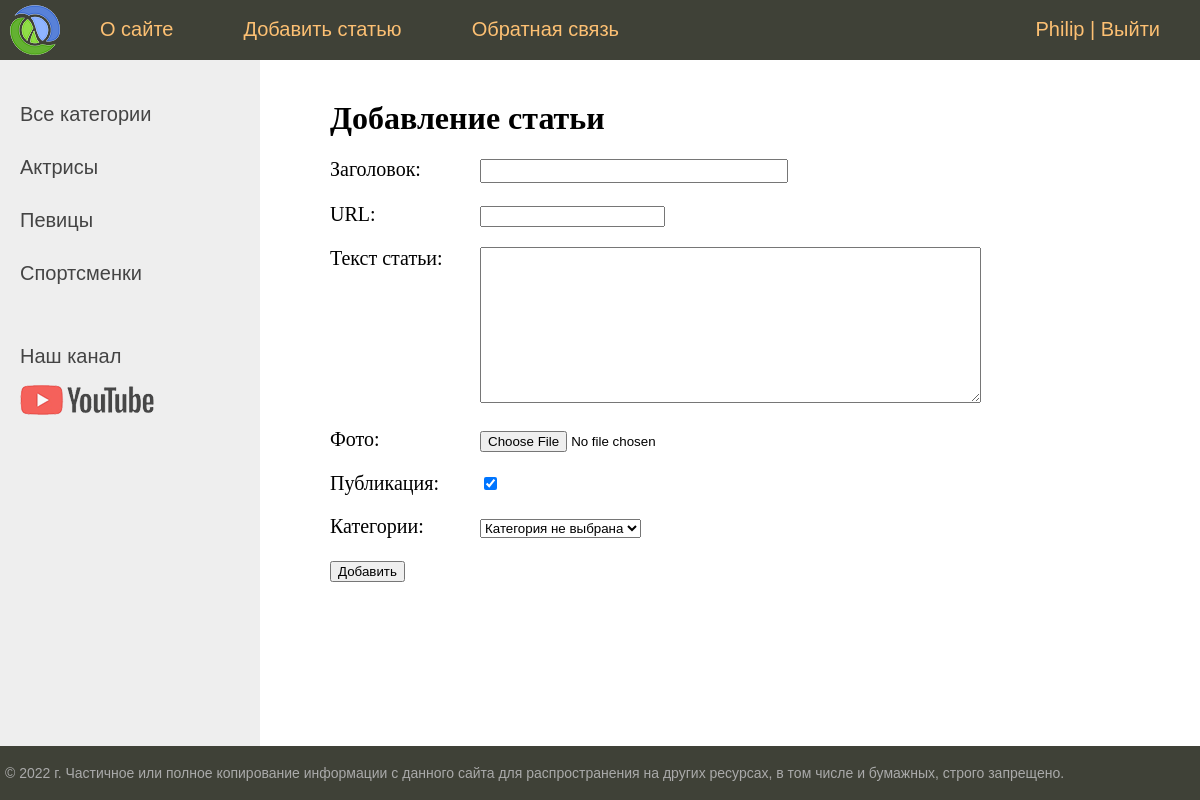
The page /women/addpage/ (signed in) on the database its author committed.
### women/models.py (models this page shows)
class Category(models.Model):
    name = models.CharField(max_length=100, db_index=True, verbose_name="Категория")   # 'verbose_name' for view in the admin panel
    slug = models.SlugField(max_length=255, unique=True, db_index=True, verbose_name="URL")
    def __str__(self):
        return self.name
    def get_absolute_url(self):
        return reverse('category', kwargs={'cat_slug': self.slug})   # функция reverse составляет url change slug = id, slug = pk
    class Meta:
        verbose_name = 'Категории' # название в админ панели
        verbose_name_plural = "Категории"  # множ. число
        ordering = ['id']

### women/views.py (the view)
# urls.py: path('addpage/', AddPage.as_view(), name='add_page'),
class AddPage(LoginRequiredMixin, DataMixin, CreateView):   # 'LoginRequiredMixin' working only with classes. For using in function DEF:
    form_class = AddPostForm
    template_name = 'women/addpage.html'
    login_url = '/admin/'   # for reversing user, if he don't logined.
    def get_context_data(self, *, object_list=None, **kwargs):   # for transfer dynamic data
        context = super().get_context_data(**kwargs)   # mandatory (обязательное) condition
        context['menu'] = menu   # MENU gets from 'women_tags.py'
        c_def = self.get_user_context(title = 'Добавление статьи')
        return dict(list(context.items()) + list(c_def.items()))

### women/forms.py (shortened to what this page needs)
class AddPostForm(forms.ModelForm):
    def __init__(self, *args, **kwargs):
        super().__init__(*args, **kwargs)
        self.fields['cat'].empty_label = 'Категория не выбрана'
    class Meta:
        model = Women
        fields = ['title', 'slug', 'content', 'photo', 'is_published', 'cat']   # perhaps list fields: ['title', 'slug', 'content', 'photo', 'is_published', 'cat']
        widgets = {   # defining the style of fields
            'title': forms.TextInput(attrs={'class': 'form-input'}),
            'content': forms.Textarea(attrs={'cols': 60, 'rows': 10}),
        }

### women/templatetags/women_tags.py (called while the page is built)
@register.simple_tag(name='getcats')
def get_categories(filter=None):
    if not filter:
        return Category.objects.all()
    else:
        return Category.objects.filter(pk=filter)

@register.simple_tag(name='menucat')
def menucat():
    return [{'title': "О сайтеj", 'url_name': 'about'},
           {'title': "Добавить статью", 'url_name': 'add_page'},
           {'title': "Обратная связь", 'url_name': 'contact'},
           {'title': "Войти", 'url_name': 'login'}]

### women/utils.py (called while the page is built)
    def get_user_context(self, **kwargs):
        context = kwargs
        cats = Category.objects.annotate(Count('women'))
        user_menu = menu.copy()               # make copy
        if not self.request.user.is_authenticated:
            user_menu.pop(1)
        context['menu'] = user_menu            # context for menu
        context['cats'] = cats                 # context for categories
        return context

### women/templates/women/addpage.html (shortened to what this page needs)
{% extends 'women/base.html' %}
{% block content %}
<h1>{{title}}</h1>
<form action="{% url 'add_page' %}" method="post" enctype="multipart/form-data">
    {% for f in form %}
    <p><label class="form-label" for="{{ f.id_for_label }}">{{f.label}}: </label>{{ f }}</p>
    {% endfor %}
    <button type="submit">Добавить</button>
</form>
{% endblock %}

### women/templates/women/base.html (shortened to what this page needs)
{% load static %}
{% load women_tags %}
<!DOCTYPE html>
<html>
<head>
	<link type="text/css" href="{% static 'women/css/styles.css' %}" rel="stylesheet" />
	{% block mainmenu %}
		<div class="header">
			<ul id="mainmenu" class="mainmenu">
			<li class="logo"><a href="{% url 'home' %}"><div class="logo"></div></a></li>
{% for m in menu %}
			<li><a href="{% url m.url_name %}">{{m.title}}</a></li>
{% endfor %}
			{% if request.user.is_authenticated %}
			<li class="last"> {{user.first_name}} | <a href="{% url 'logout' %}">Выйти</a></li>
			{% else %}
			<li class="last"><a href="{% url 'register' %}">Регистрация</a> | <a href="{% url 'login' %}">Войти</a> </li>
			{% endif %}
			</ul>
		</div>
{% endblock mainmenu %}
</head>
<body>
<table class="table-page" border=0 cellpadding="0" cellspacing="0">
<tr><td valign=top>
<table class="table-content" border=0 cellpadding="0" cellspacing="0">
<tr>
	<td valign="top" class="left-chapters">
	<ul id="leftchapters">
		<li><br></li>
{% if cat_selected == 0 %}
		<li class="selected">Все категории</li>
{% else %}
		<li><a href="{% url 'home' %}">Все категории</a></li>
{% endif %}
{% for c in cats %}
{% if c.women__count > 0 %}
		{% if c.pk == cat_selected %}
			<li class="selected">{{c.name}}</li>
		{% else %}
			<li><a href="{{ c.get_absolute_url}}">{{c.name}}</a></li>
		{% endif %}
{% endif %}
{% endfor %}
		<li class="share">
		<a href="https://www.youtube.com/channel/UClJzWfGWuGJL2t-3dYKcHTA/playlists" target="_blank">Наш канал</a>
		<a class="share-yt" href="https://www.youtube.com/channel/UClJzWfGWuGJL2t-3dYKcHTA/playlists" target="_blank" rel="nofollow"></a>
		</li>
	</ul>
</td>
<td valign="top" class="content">
	<div class="content-text">
{% block content %}
{% endblock %}
	</div>
</td></tr></table>
</td></tr>
<tr><td valign=top>
	<div id="footer" align="center">
		<p><div id="current_date_time_block2"></div>
&copy;
		Частичное или полное копирование информации с данного сайта для распространения на других ресурсах, в том числе и бумажных, строго запрещено.</p>
	</div>
</td></tr></table>
</body>
</html>

### women/static/women/css/styles.css (style rules this page uses)
html, body { font-family: 'Arial'; margin: 0; padding: 0; height: 100%; width: 100%; color: #444; }
a { color: #0059b2; text-decoration: none; }
.table-page { width: 100%; height: 100%; vertical-align: top; }
.table-page tr { height: 100%; }
.header { background: #3F4137; height: 60px; }
.logo { background: url('../images/logo.png') no-repeat 10px 5px; width: 70px; height: 60px; }
ul.mainmenu { list-style: none; margin: 0; padding: 0; height: 60px; color: #fdc073; font-size: 20px; overflow: hidden; }
ul.mainmenu li { float: left; margin: 18px 40px 0 30px; }
ul.mainmenu li.logo { margin: 0; }
ul.mainmenu li.last { float: right; }
ul.mainmenu li a { color: #fdc073; text-decoration: none; }
.table-content { width: 100%; min-height: 100%; height: 100%; }
.left-chapters { color: #444; background: #eee; text-decoration: none; }
.left-chapters ul { width: 230px; min-height: 100%; margin: 0; padding: 20px 10px 10px 20px; list-style: none; font-size: 20px; }
.left-chapters ul li { margin: 30px 0 0 0; color: #999; }
.header { background: #3F4137; height: 60px; width: 100%; position: fixed; }
.left-chapters ul li a { color: #444; text-decoration: none; }
.left-chapters ul li.share { margin: 60px 0 0 0; }
.left-chapters ul li.share a { display: inline-block; height: 40px; margin: 0 20px 0 0; }
.left-chapters ul li.share a.share-yt { width: 100%; height: 30px; background: url('../images/share_yt.png') no-repeat 0 0 }
.content { padding: 40px 20px 20px 40px; width: 100%; box-sizing: border-box; }
.content-text { margin: 60px 0 0 30px; color: #000; font-size: 20px; font-family: Yandex Sans Display Light; }
.content-text h1 { font-size: 32px; }
#footer { box-sizing: border-box; background: #3F4137; padding: 5px; color: #aaa; font-size: 14px; font-family: Verdana, Geneva, Arial, Helvetica; text-align: left; overflow: hidden; }
.form-input { width: 300px; font-size: 16px; }
.form-label { display: inline-block; min-width: 150px; vertical-align: top; }

### rows shown on the page
Category: name "Актрисы"
Category: name "Певицы"
Category: name "Спортсменки"

### other values the page prints
{{ m.title }} "О сайте" "Добавить статью" "Обратная связь"
{{ user.first_name }} "Philip"
{{ title }} "Добавление статьи"
{{ f.label }} "Заголовок" "URL" "Текст статьи" "Фото" "Публикация" "Категории"
